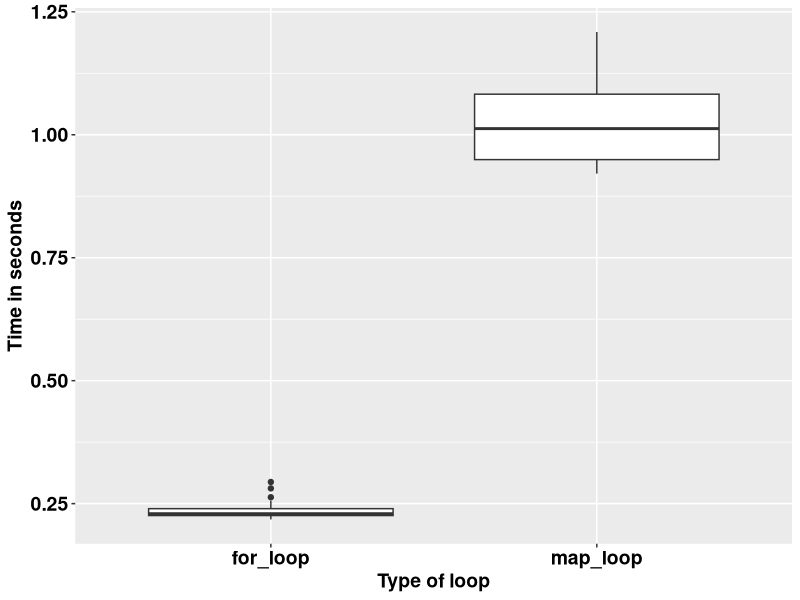

Write the R code that produced this figure.
## ---- chunk 1
knitr::opts_chunk$set(echo = TRUE)
## ---- chunk 2
square <- function(a) a**2
square(3)
## ---- chunk 3
square <- function(b){
  b**2
}
square(3)
## ---- chunk 4
square <- function(c){
  product <- c**2
  return(product)
}
square(8)
## ---- chunk 5
square <- function(d){
  product <- d**2
  print(product)
}
square(5)
## ---- chunk 6
square <- function(e){
  product <- e**2
  (product)
}
square(9)
## ---- chunk 7
square <- function(f){
  product <- f**2
  show(product)
}
square(9)
## ---- chunk 8
square_root <- function(b){
  product <- b^0.5
  return(product/2)
}
square_root(9)
## ---- chunk 9
square(1:10)
## ---- chunk 10
square_root(c(26, 1:15, 158))
## ---- chunk 11
m <- list(12, 18, 345)
square_root(m[[3]])
## ---- chunk 12
rescale <- function(x){
  m <- mean(x)
  s <- sd(x)
  (x - m) / s
}
rescale(c(52, 58, 46, 99))
## ---- chunk 13
rescale <- function(x, only_translate){
  m <- mean(x)
  translated <- x - m
  if (only_translate) return(translated)
  s <- sd(x)
  translated / s
}

rescale(x = 1:4, only_translate = TRUE)
## ---- chunk 14
rescale <- function(x, only_translate){
  m <- mean(x)
  translated <- x - m
  if (only_translate) return(translated)
  s <- sd(x)
  translated / s
}

rescale(x = 1:4, only_translate = FALSE)
## ---- chunk 15
rescale( only_translate = TRUE, x = 1:4)
## ---- chunk 16
rescale(x = 1:4, TRUE)
rescale(TRUE, x = 1:4)
rescale(1:4, only_translate = T)
rescale(only_translate = T, 1:4)
## ---- chunk 17
rescale(1:4, o = T)
rescale(o = T, 1:4)
## ---- chunk 18
rescale <- function(x, only_translate = FALSE){
  m <- mean(x)
  translated <- x - m
  if(only_translate) return(translated)
  s <- sd(x)
  translated / s
}
## ---- chunk 19
rescale(1:4) # This runs with only_translate being taken as FALSE by default.
## ---- chunk 20
rescale <- function(x, ...){
  m <- mean(x, ...)
  s <- sd(x, ...)
  (x - m) / s
}

rescale(1:4)
## ---- chunk 21
x <- c(NA, 1:3)
rescale(x)
## ---- chunk 22
x <- c(NA, 1:3)
rescale(x, na.rm = TRUE)
## ---- chunk 23
some_function <- function(x) x
other_function <- function(x, ...) x
# some_function(1:4, foo = "bar") # This does not run because there was no allowance.
other_function(1:4, foo = "bar")

## ---- chunk 24
f <- function(...) list(...)
g <- function(x, y, ...) f(...)
g(x = 1, y = 2, z = 3, w = 4)
## ---- chunk 25
compare_rasters <- function(x) {
  if (sum(x > 0.5, na.rm = TRUE) > 7) {
    return(1)
  } else {
    return(0)
  }
  
}
## ---- chunk 26
library(tidyverse)
volumes <- rnorm(1000000)

for_loop <- vector()

for (k in 1:20) {
  for_loop[k] <- system.time(for (i in 1:length(volumes)) {
    2.3 * volumes[i] ^ 9
  })
}

map_loop <- vector()
for (j in 1:20) {
  map_loop[j] <- system.time(map_vec(volumes, \(x) 2.3 * x ^ 9))
}
## ---- chunk 27
data.frame(for_loop = for_loop, map_loop = map_loop) %>% 
  gather(key = "key", value = "value") %>% 
  ggplot(aes(key, value)) +
  geom_boxplot() +
  labs(x = "Type of loop",
       y = "Time in seconds") +
  theme(text = element_text(size = 14, face = "bold", colour = "black")) +
  theme(axis.text = element_text(size = 14, face = "bold", colour = "black"))
